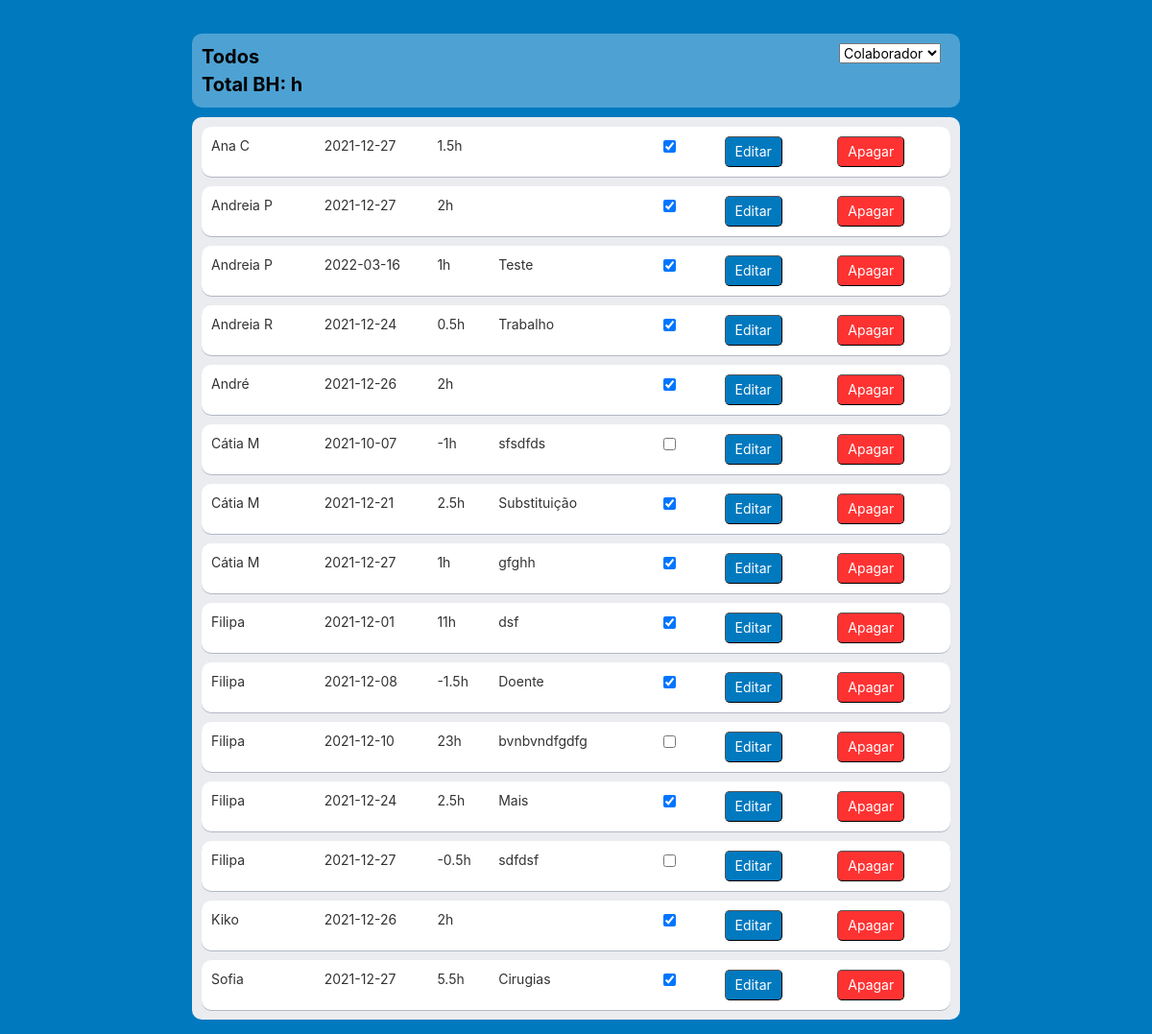
The app's page /banco_horas, older data.
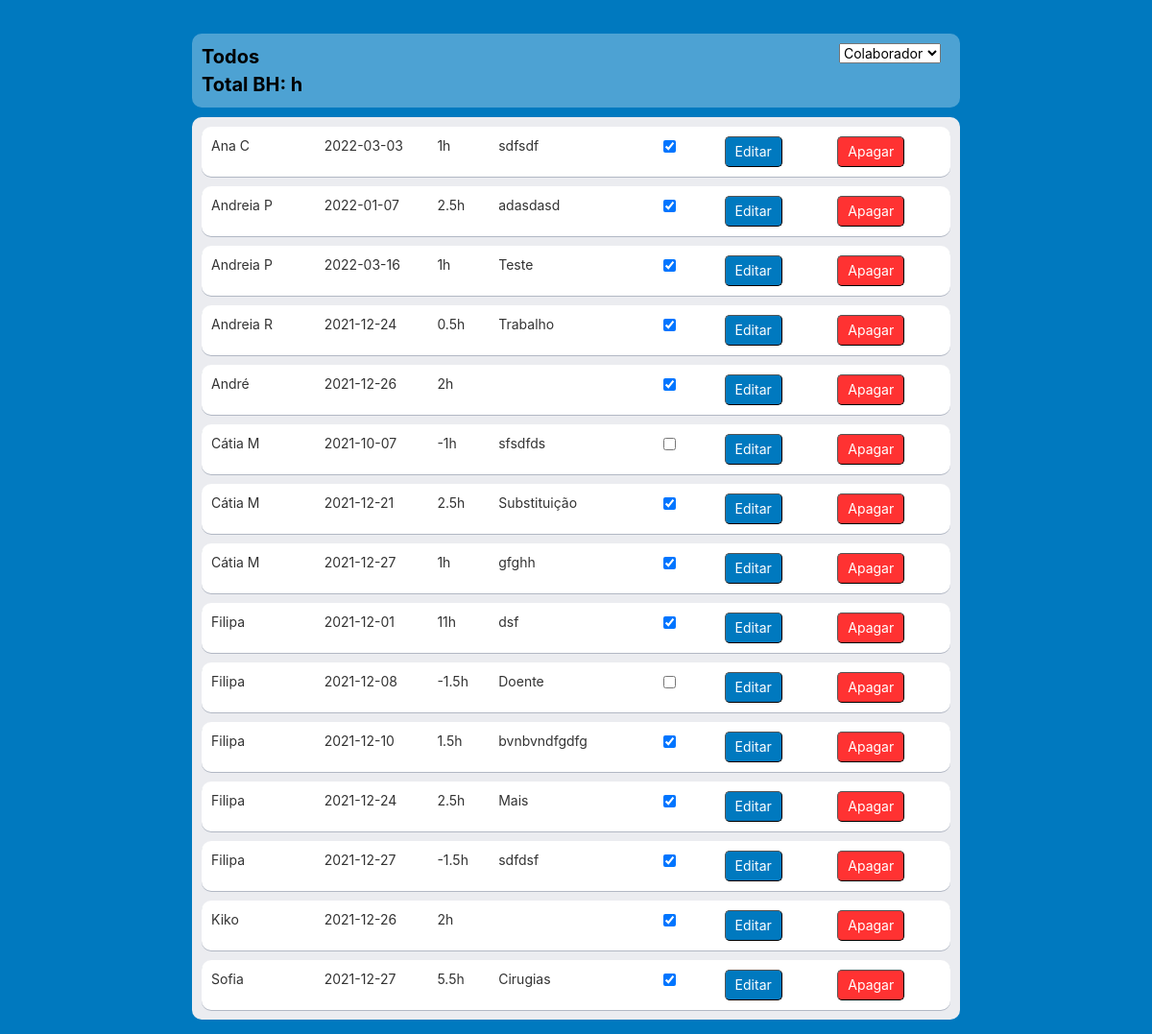
The same page, newer data.
### bh_db.py (models this page shows)
class BH(Model):
    worker_id = ForeignKeyField(Worker, backref='bh')
    data_pedido = DateField()
    data = DateField()
    duration = TimeField()
    desc = CharField()
    approved = BooleanField()
    class Meta:
        database = db
        table_name = bh_tbl
        order_by = ('data',)

class Worker(Model):
    name = CharField(unique=True)
    department = CharField()
    active = BooleanField()
    class Meta:
        database = db
        table_name = workers_tbl

### main.py (the view, shortened to what this page needs)
@app.route('/banco_horas', methods=['GET', 'POST'])
def bancohoras_list():
    workers_ = bh_db.get_dep_workers_list(False)
    if request.method == 'GET':
        worker_name_ = 'Todos'
        entradas_, soma_, soma_approved_ = bh_db.get_bh_all()
        return render_template('bh_list.html', entradas=entradas_, worker_name=worker_name_, workers=workers_, is_admin=is_admin)

### bh_db.py (called while the page is built)
def get_dep_workers_list(active_):
    if active_:
        return Worker.select().where(Worker.active == active_).order_by(Worker.name)
    else:
        return Worker.select().order_by(Worker.name)

def get_bh_all():
    soma = BH.select(fn.SUM(BH.duration)).scalar()
    soma_approved = BH.select(fn.SUM(BH.duration)).where(BH.approved == 1).scalar()
    if soma_approved is None:
        soma_approved = 0
    return BH.select(BH, Worker).join(Worker).order_by(Worker.name, BH.data), soma, soma_approved

### templates/bh_list.html (shortened to what this page needs)
{% extends 'base.html' %}
{% block content %}
<div class="board">
    <div class="board-header">
        <div class="left">
            <div class="board-header-text">
                <div class="list-title">
                    {{ worker_name }}
                    <br>Total BH: <div id="total" style="display:inline;">{{ soma_approved }}h
                </div>
            </div>
            </div>
        </div>
        <div class="right">
            <form action="" method="POST" id="banco">
                <select id="workers" name="workers" onchange="this.form.submit()" required>
                    <option value="" disabled selected hidden>Colaborador</option>
                </select>
            </form>
        </div>
    </div>
    <div class="board-lists-home">
        <div class="board-list">
            {% if entradas!=None %}
            {% for item in entradas %}
            <div class="card-bh-list" id="card_{{ item.id }}">
                <div>
                    {{ item.worker_id.name }}
                </div>
                <div id="data__{{ item.id }}">
                    {{ item.data }}
                </div>
                <div id="horas__{{ item.id }}">
                    {{ item.duration }}h
                </div>
                <div id="desc__{{ item.id }}">
                    {{ item.desc }}
                </div>
                <div>
                    <input type="checkbox" id="approved_{{ item.id }}" onchange="checkClick({{ item.id }}, '{{ worker_name }}')"
                           {% if item.approved %} checked{% endif %}>
                </div>
                <div>
                    <button type="button" class="button_submit" onclick="showHide('edit_card_{{ item.id }}', 'card_{{ item.id }}')">Editar</button>
                </div>
                <div>
                    <button type="button" class="button_delete" data-toggle="modal" data-target="#deleteModal" data-whatever="{{ item.id }}" data-who="{{ worker_name }}">Apagar</button>
                </div>
            </div>
            {% endfor %}
            {% endif %}
        </div>
    </div>
</div>
{% endblock %}

Row changes from the older to the newer data that the page shows:
changed BH "Ana C": data "2021-12-27" → "2022-03-03"; duration "1.5" → "1"; desc (not shown) → "sdfsdf"
changed BH: data "2021-12-27" → "2022-01-07"; duration "2" → "2.5"; desc (not shown) → "adasdasd"
changed BH "Doente": approved "☑" → "☐"
changed BH "bvnbvndfgdfg": duration "23" → "1.5"; approved "☐" → "☑"
changed BH "sdfdsf": duration "-0.5" → "-1.5"; approved "☐" → "☑"
